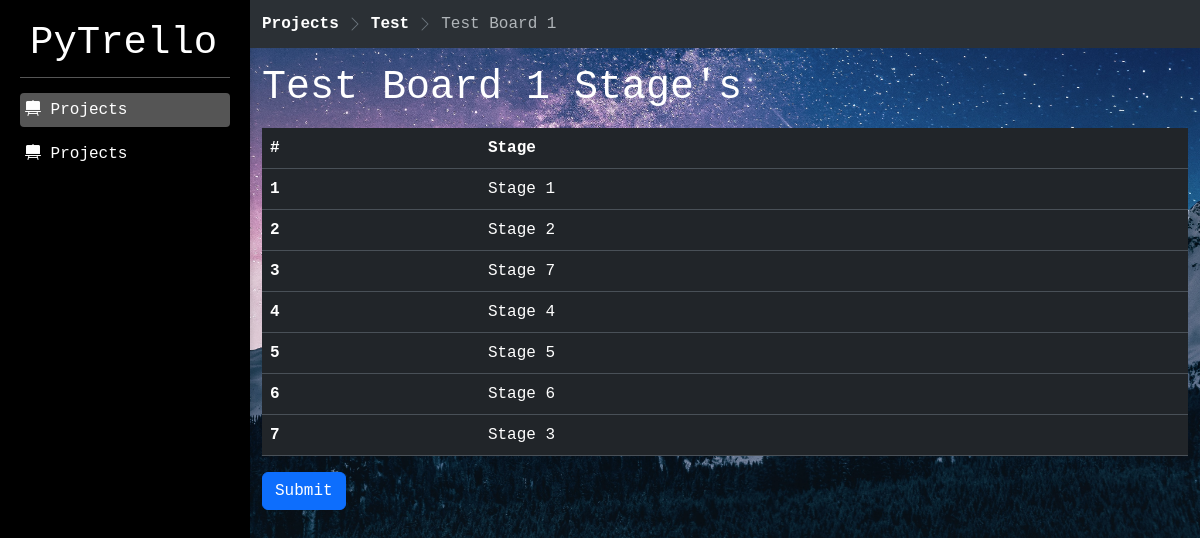
/sort/stage/1, run on an earlier commit of the app's database.
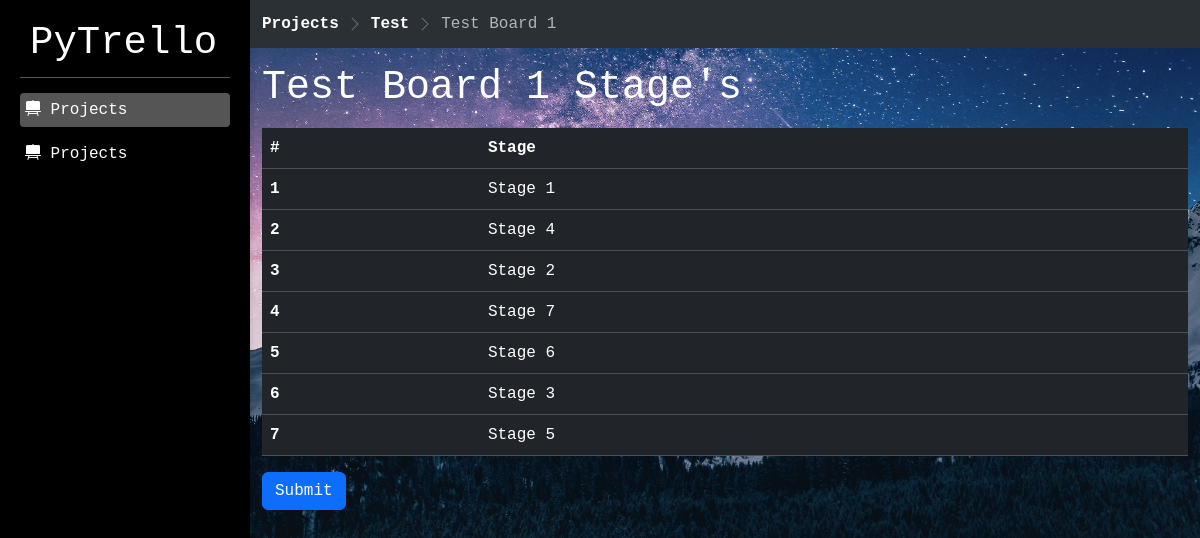
And on a later commit of the database.
### project/models.py (models this page shows, shortened)
class Project(models.Model):
    name = models.CharField(max_length=500)
    description = models.TextField(null=True, blank=True)
    image = models.ImageField(upload_to='projects/', null=True, blank=True)
    start_date = models.DateField(auto_now_add=True)
    end_date = models.DateField(null=True, blank=True)
    colour = models.CharField(max_length=10, null=True, blank=True, default="#1e1e1e")
    text_colour = models.CharField(max_length=10, null=True, blank=True, default="#ffffff")

class Board(models.Model):
    name = models.CharField(max_length=200)
    description = models.TextField(null=True, blank=True)
    image = models.ImageField(upload_to='boards/', null=True, blank=True)
    project = models.ForeignKey(Project, related_name="project_boards_set", on_delete=models.CASCADE)
    board_group = models.ForeignKey(BoardGroup, related_name="group_boards_set", on_delete=models.CASCADE, null=True, blank=True)
    total_stages = models.IntegerField(default=0, null=True)
    colour = models.CharField(max_length=10, null=True, blank=True, default="#1e1e1e")
    text_colour = models.CharField(max_length=10, null=True, blank=True, default="#ffffff")

class Stage(models.Model):
    name = models.CharField(max_length=200)
    description = models.TextField(null=True, blank=True)
    project = models.ForeignKey(Project, on_delete=models.CASCADE)
    board_group = models.ForeignKey(BoardGroup, on_delete=models.CASCADE, null=True, blank=True)
    board = models.ForeignKey(Board, on_delete=models.CASCADE)
    order = models.IntegerField(default=0)

### project/views.py (the view)
# urls.py: path('sort/stage/<int:board_id>', views.sort_stages_view, name='sort_stages_view'),
def sort_stages_view(request, board_id: int):
    board = Board.objects.get(pk=board_id)
    stages = board.stage_set.all().order_by("order")
    context = {
        "board": board,
        "bread_crumbs": ["Projects", board.project.name, board.name],
        "last_crumb": board.name,
        "active_menu": "menu-projects",
        "stages": stages,
    }
    if board.image:
        context['background_image'] = board.image.url
    return render(request, "project/sort_stages.html", context)

### project/templates/project/sort_stages.html (shortened to what this page needs)
{% extends 'base_template.html' %}
{% load static %}
{% block content %}
<h1 class="mb-3 mt-3">{{board.name}} Stage's</h1>
<table id="sortableTable" class="table table-responsive rounded-1">
    <thead>
        <tr>
            <th scope="col">#</th>
            <th scope="col">Stage</th>
        </tr>
    </thead>
    <tbody>
        {% for stage in stages %}
        <tr>
            <th scope="row" data-id="{{stage.id}}">{{stage.order}}</th>
            <td>{{stage.name}}</td>
        </tr>
        {% endfor %}
    </tbody>
</table>
 <button class="btn btn-primary" onclick="sortTable()">Submit</button>
{% endblock content %}

### templates/base_template.html (shortened to what this page needs)
<!DOCTYPE html>
<html lang="en" data-bs-theme="dark" style="scrollbar-width: thin;">
{% load static %}
<head>
    <link
            href="https://cdn.jsdelivr.net/npm/bootstrap@5.3.2/dist/css/bootstrap.min.css"
            rel="stylesheet"
    />
    <link
            rel="stylesheet"
            href="https://cdn.jsdelivr.net/npm/bootstrap-icons@1.11.3/font/bootstrap-icons.min.css"
    />
    <link rel="stylesheet" href="{% static 'custom/css/style.css' %}"/>
    <link rel="stylesheet" href="{% static 'custom/css/breadcrumbs.css' %}"/>
</head>
<body style="background-image: url('{{ background_image }}'); background-position: center; background-size: cover;">
{% block side_nav %}
    {% include "default_nav.html" %}
{% endblock side_nav %}
<div class="main-content">
    <nav class="navbar sticky-top bg-body-tertiary nav-bg">
        <div class="container-fluid">
            {% include 'breadcrumb.html' %}
        </div>
    </nav>
    <div class="container">
        {% block content %}
        {% endblock content %}
    </div>
</div>
<div class="toast-container p-3 top-0 end-0" id="toast-list" data-original-class="toast-container p-3">
</div>
</body>
</html>

### templates/default_nav.html (shortened to what this page needs)
<aside>
    <h2>PyTrello</h2>
    <ul>
        <li><a href="{% url "projects" %}" id="menu-projects"><i class="bi bi-easel2-fill"></i> Projects</a></li>
        <li><a href="{% url "projects" %}" id="menu-q"><i class="bi bi-easel2-fill"></i> Projects</a></li>
    </ul>
</aside>

### templates/breadcrumb.html
<ol class="breadcrumb breadcrumb-chevron mb-2 mt-2 bg-body-tertiary rounded-3 sticky-top">
    {% for crumb in bread_crumbs %}
        {% if crumb != last_crumb %}
            <li class="breadcrumb-item">
                <a class="link-body-emphasis fw-semibold text-decoration-none" href="#">{{ crumb }}
                </a>
            </li>
        {% else %}
            <li class="breadcrumb-item active" aria-current="page">
                {{ crumb }}
            </li>
        {% endif %}
    {% endfor %}
</ol>

### static/custom/css/style.css (style rules this page uses)
body { font-family: monospace; margin: 0; padding: 0; background-color: #1e1e1e; color: #fff; display: flex; }
.navbar { z-index: 1; }
aside { position: fixed; top: 0; bottom: 0; width: 250px; background: rgb(0, 0, 0); padding: 0 20px 20px; box-shadow: 2px 0 5px rgba(0, 0, 0, 0.1); overflow-y: auto; }
aside { scrollbar-width: thin; scrollbar-color: #888 #333; }
.main-content { margin-left: 250px; width: 100%; }
aside h2 { position: sticky; top: 0; background-color: #000; padding: 20px 10px 10px; margin-bottom: 15px; border-bottom: 1px solid #555; z-index: 1; font-size: xxx-large; }
aside ul { list-style: none; padding: 0; margin: 0; }
aside li { margin-bottom: 10px; }
aside a { text-decoration: none; color: #fff; display: block; padding: 5px; border-radius: 4px; transition: background-color 0.3s; }
aside a.active { background-color: #555; }
tbody { cursor: grab; }

### static/custom/css/breadcrumbs.css (style rules this page uses)
.breadcrumb-chevron { gap: .5rem; }
.breadcrumb-chevron .breadcrumb-item { display: flex; gap: inherit; align-items: center; padding-left: 0; line-height: 1; }
.breadcrumb-chevron .breadcrumb-item::before { gap: inherit; float: none; width: 1rem; height: 1rem; }

What changed in the data, as far as the page shows it:
changed Stage "Stage 4": order "4" → "2"; moves up the list
changed Stage "Stage 2": order "2" → "3"
changed Stage "Stage 7": order "3" → "4"
changed Stage "Stage 6": order "6" → "5"
changed Stage "Stage 3": order "7" → "6"
changed Stage "Stage 5": order "5" → "7"; moves down the list
